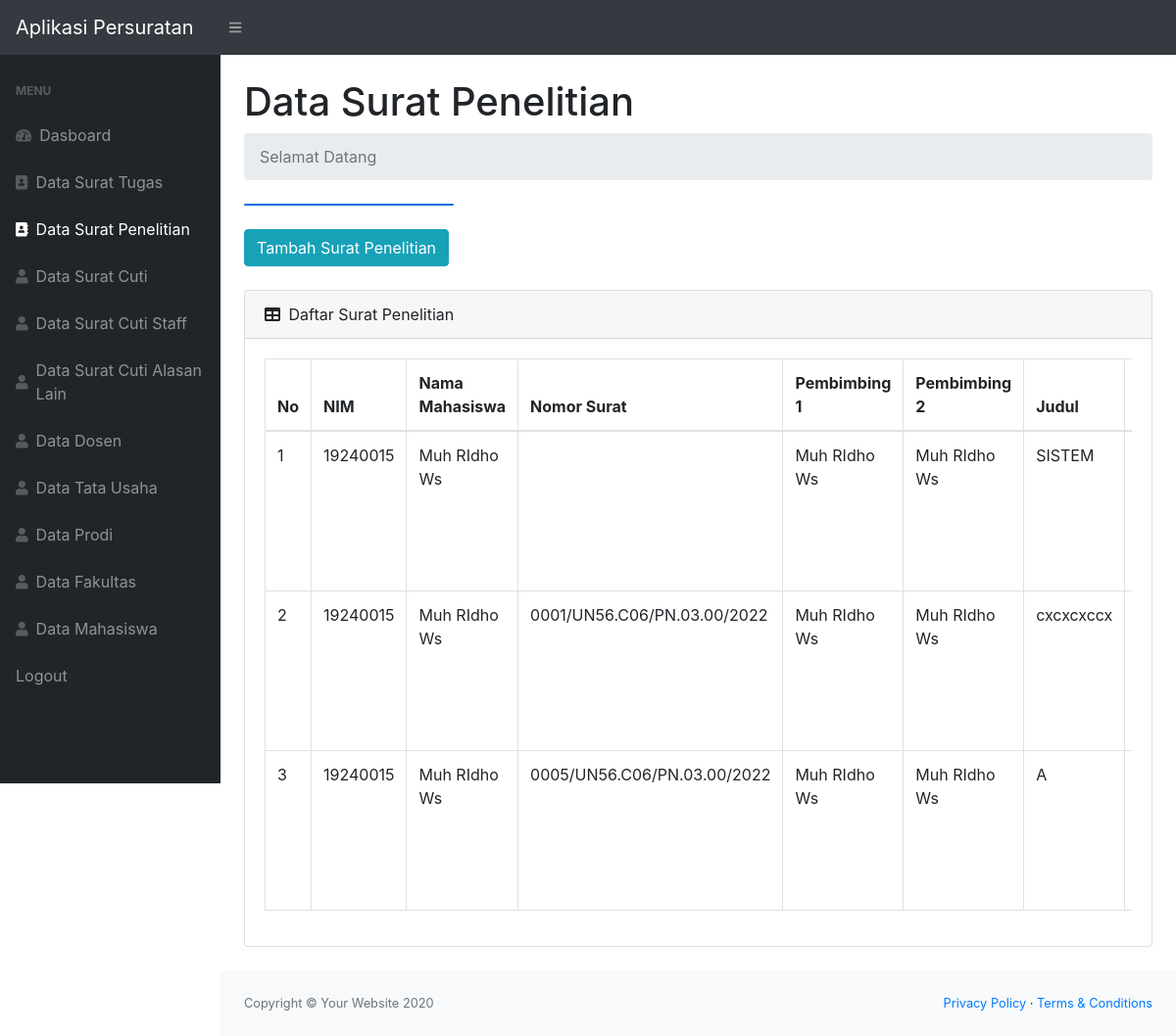
/penelitian.php, run on the app's committed database.
### tables this page shows
CREATE TABLE `suratpen` (
  `idpen` int(11) NOT NULL,
  `nim` varchar(30) NOT NULL,
  `pembimbing1` varchar(40) NOT NULL,
  `pembimbing2` varchar(40) NOT NULL,
  `judul` varchar(225) NOT NULL,
  `nomorsurat` varchar(30) NOT NULL,
  `perihal` varchar(40) NOT NULL,
  `prodi` varchar(40) NOT NULL,
  `fakultas` varchar(40) NOT NULL,
  `tanggal` date NOT NULL DEFAULT current_timestamp()
);

CREATE TABLE `mhs` (
  `nim` char(10) NOT NULL,
  `nama` varchar(50) NOT NULL,
  `jk` char(2) NOT NULL,
  `notlp` char(16) NOT NULL,
  `email` varchar(40) NOT NULL,
  `alamat` varchar(80) NOT NULL
);

### penelitian.php (the view, shortened to what this page needs)
<?php
$con = mysqli_connect('localhost','root','','suratuniv');
 ?>
<!DOCTYPE html>
<html lang="en">
    <head>
        <link href="css/styles.css" rel="stylesheet" />
        <link href="https://cdn.datatables.net/1.10.20/css/dataTables.bootstrap4.min.css" rel="stylesheet" />
    </head>
    <body class="sb-nav-fixed">
        <nav class="sb-topnav navbar navbar-expand navbar-dark bg-dark">
            <a class="navbar-brand" href="index.php">Aplikasi Persuratan</a>
            <button class="btn btn-link btn-sm order-1 order-lg-0" id="sidebarToggle" href="#"><i class="fas fa-bars"></i></button>
        </nav>
        <div id="layoutSidenav">
            <div id="layoutSidenav_nav">
                <nav class="sb-sidenav accordion sb-sidenav-dark" id="sidenavAccordion">
                    <div class="sb-sidenav-menu">
                        <div class="nav">
                            <div class="sb-sidenav-menu-heading">Menu</div>
                            <a class="nav-link" href="index.php">
                                <div class="sb-nav-link-icon"><i class="fas fa-tachometer-alt"></i></div>
                                Dasboard
                            </a>
                            <a class="nav-link" href="index.php">
                                <div class="sb-nav-link-icon"><i class="fas fa-address-book"></i></div>
                                Data Surat Tugas
                            </a>
                            <a class="nav-link" href="penelitian.php">
                                <div class="sb-nav-link-icon"><i class="fas fa-address-book"></i></div>
                                Data Surat Penelitian
                            </a>
                            <a class="nav-link" href="cuti.php">
                                <div class="sb-nav-link-icon"><i class="fas fa-user"></i></div>
                                Data Surat Cuti
                            </a>
                            <a class="nav-link" href="cutistaff.php">
                                <div class="sb-nav-link-icon"><i class="fas fa-user"></i></div>
                                Data Surat Cuti Staff
                            </a>
                            <a class="nav-link" href="cutialasan.php">
                                <div class="sb-nav-link-icon"><i class="fas fa-user"></i></div>
                                Data Surat Cuti Alasan Lain
                            </a>
                            <a class="nav-link" href="dosen.php">
                                <div class="sb-nav-link-icon"><i class="fas fa-user"></i></div>
                                Data Dosen
                            </a>
                            <a class="nav-link" href="tatausaha.php">
                                <div class="sb-nav-link-icon"><i class="fas fa-user"></i></div>
                                Data Tata Usaha
                            </a>
                            <a class="nav-link" href="prodi.php">
                                <div class="sb-nav-link-icon"><i class="fas fa-user"></i></div>
                                Data Prodi
                            </a>
                            <a class="nav-link" href="fakultas.php">
                                <div class="sb-nav-link-icon"><i class="fas fa-user"></i></div>
                                Data Fakultas
                            </a>
                            <a class="nav-link" href="datamhs.php">
                                <div class="sb-nav-link-icon"><i class="fas fa-user"></i></div>
                                Data Mahasiswa
                            </a>
                            <a class="nav-link" href="logout.php">
                                Logout
                            </a>
                        </div>
                    </div>
                </nav>
            </div>
            <div id="layoutSidenav_content">
                <main>
                    <div class="container-fluid">
                        <h1 class="mt-4">Data Surat Penelitian </h1>
                        <ol class="breadcrumb mb-4">
                            <li class="breadcrumb-item active">Selamat Datang</li>
                        </ol>
                        <div class="row">
                            <div class="col-xl-3 col-md-6">
                                <div class="card bg-primary text-white mb-4">
                                </div>
                            </div>
                        </div>
                          <button type="button" class="btn btn-info mb-4" data-toggle="modal" data-target="#myModal">
                            Tambah Surat Penelitian
                          </button>
                        <div class="card mb-4">
                            <div class="card-header">
                                <i class="fas fa-table mr-1"></i>
                                Daftar Surat Penelitian
                            </div>
                            <div class="card-body">
                                <div class="table-responsive">
                                    <table class="table table-bordered" id="dataTable" width="100%" cellspacing="0">
                                        <thead>
                                            <tr>
                                                <th>No</th>
                                                <th>NIM</th>
                                                <th>Nama Mahasiswa</th>
                                                <th>Nomor Surat</th>
                                                <th>Pembimbing 1</th>
                                                <th>Pembimbing 2</th>
                                                <th>Judul</th>
                                                <th>Aksi</th>
                                            </tr>
                                        </thead>
                                        <tbody>
                                            <?php
                                            $get = mysqli_query($con, "SELECT* FROM suratpen  k, mhs s where s.nim =k.nim");
                                            $i =1;
                                            while($p=mysqli_fetch_array($get)){
                                            ?>
                                            <tr>
                                                <td><?=$i++?></td>
                                                <td><?=$p['nim']?></td>
                                                <td><?=$p['nama']?></td>
                                                <td><?=$p['nomorsurat']?></td>
                                                <td><?=$p['pembimbing1']?></td>
                                                <td><?=$p['pembimbing2']?></td>
                                                <td><?=$p['judul']?></td>
                                                <td>
                                                </td>
                                            </tr>
                                    </div>
                                    </div>
                                            <?php
                                            };
                                            ?>
                <footer class="py-4 bg-light mt-auto">
                    <div class="container-fluid">
                        <div class="d-flex align-items-center justify-content-between small">
                            <div class="text-muted">Copyright &copy; Your Website 2020</div>
                            <div>
                                <a href="#">Privacy Policy</a>
                                &middot;
                                <a href="#">Terms &amp; Conditions</a>
                            </div>
                        </div>
                    </div>
                </footer>
    </body>
</html>

### data on the page
suratpen: mhs.nim "19240015", mhs.nama "Muh RIdho Ws", pembimbing1 "Muh RIdho Ws", pembimbing2 "Muh RIdho Ws", judul "SISTEM"
suratpen: mhs.nim "19240015", mhs.nama "Muh RIdho Ws", nomorsurat "0001/UN56.C06/PN.03.00/2022", pembimbing1 "Muh RIdho Ws", pembimbing2 "Muh RIdho Ws", judul "cxcxcxccx"
suratpen: mhs.nim "19240015", mhs.nama "Muh RIdho Ws", nomorsurat "0005/UN56.C06/PN.03.00/2022", pembimbing1 "Muh RIdho Ws", pembimbing2 "Muh RIdho Ws", judul "A"
